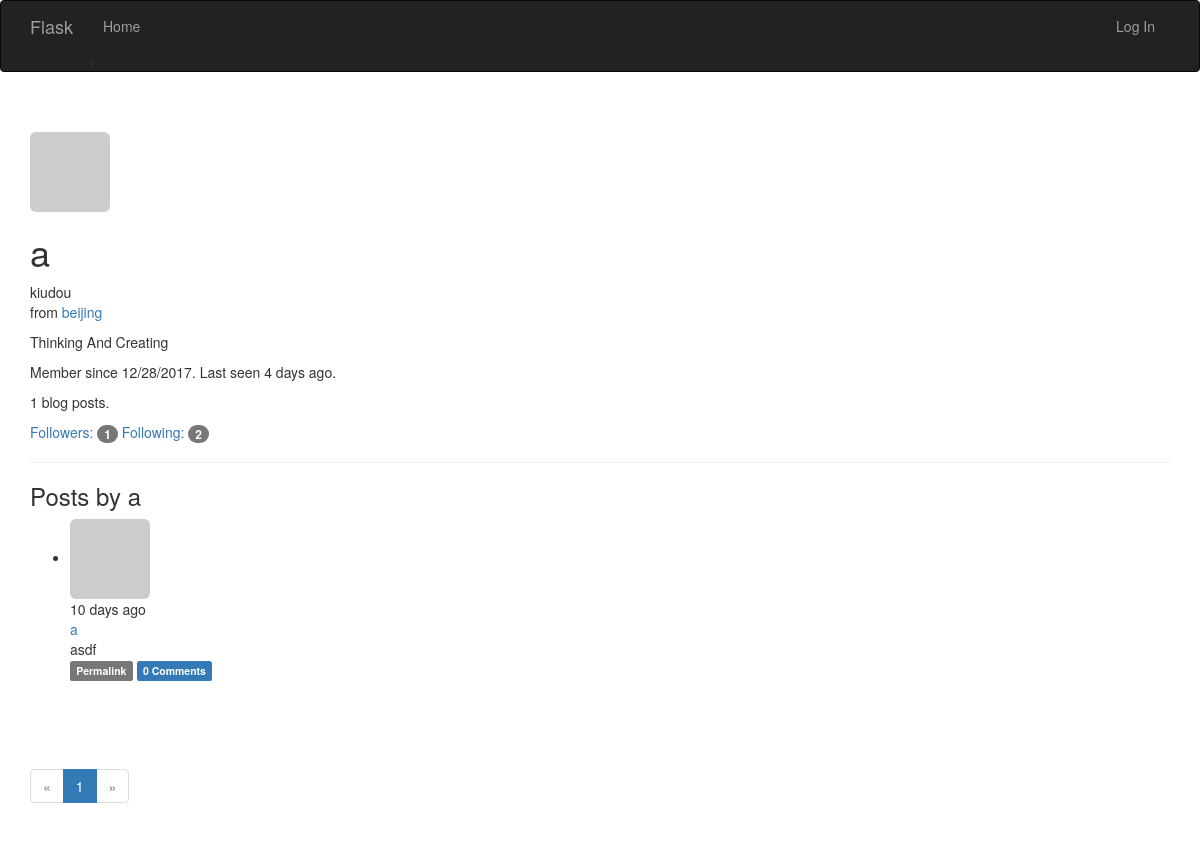
/user/a, run on an earlier commit of the app's database.
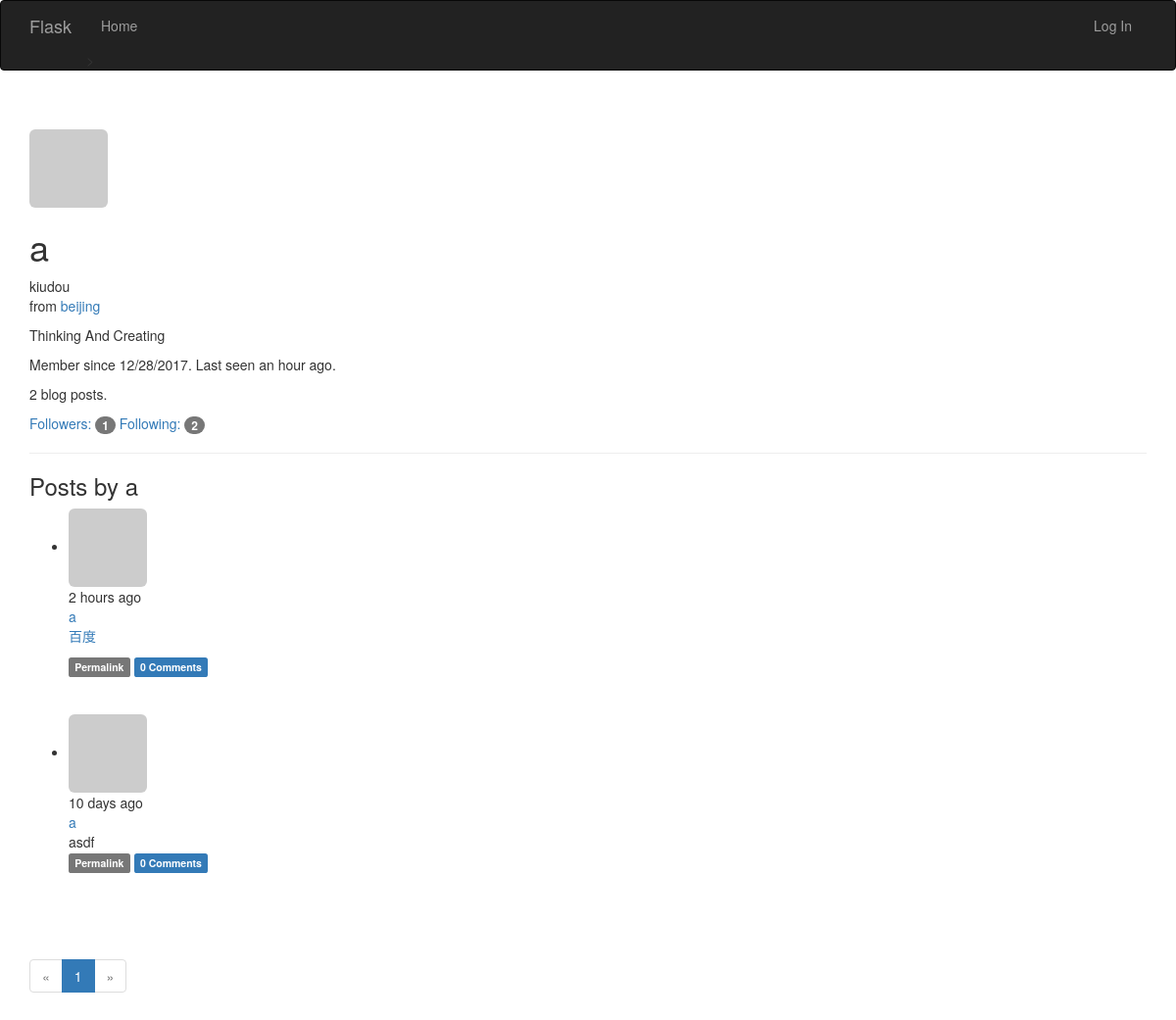
And on a later commit of the database.
### app/models.py (models this page shows, shortened)
class User(UserMixin, db.Model): #UserMixin包含p82页的方法的默认实现
    __tablename__ = 'users'
    id = db.Column(db.Integer, primary_key=True)
    email = db.Column(db.Integer, unique=True, index=True)
    username = db.Column(db.String(64), unique=True, index=True)
    role_id = db.Column(db.Integer, db.ForeignKey('roles.id'))
    password_hash = db.Column(db.String(128))
    confirmed = db.Column(db.Boolean, default=False)
    name = db.Column(db.String(64)) #真是姓名
    location = db.Column(db.String(64)) #所在地
    about_me = db.Column(db.Text()) #自我介绍，string和text的区别是后者不需要指定最大长度
    member_since = db.Column(db.DateTime(), default=datetime.utcnow) #注册日期
    last_seen = db.Column(db.DateTime(), default=datetime.utcnow) #最后访问时间
    avatar_hash = db.Column(db.String(32)) #使用缓存的MD5散列值生成Gravatar URL
    posts = db.relationship('Post', backref='author', lazy='dynamic')
    followed = db.relationship('Follow',
                               foreign_keys=[Follow.follower_id],
                               backref=db.backref('follower',lazy='joined'), #回引Follow模型
                               lazy='dynamic',
                               cascade='all, delete-orphan')
    followers = db.relationship('Follow',
                               foreign_keys=[Follow.followed_id],
                               backref=db.backref('followed',lazy='joined'), #joined，立即从联结查询中加载相关对象
                               lazy='dynamic',
                               cascade='all, delete-orphan')
    comments = db.relationship('Comment', backref='author', lazy='dynamic')
    """
    计算密码散列值的函数通过名为password的只写属性实现。
    如果试图读取password属性的值，会返回错误，
    因为生成散列值后就无法还原成原来的密码了
    """
    @property
    def password(self):
        raise AttributeError('password is not a readable attribute')
    def gravatar(self, size=100, default='identicon', rating='g'): #构建gravatar URL,用于生成头像
        if request.is_secure:
            url = 'https://secure.gravatar.com/avatar'
        else:
            url = 'https://www.gravatar.com/avatar'
        hash = hashlib.md5(self.email.encode('utf-8')).hexdigest()
        return '{url}/{hash}?s={size}&d={default}&r={rating}'.format(
            url=url, hash=hash, size=size, default=default, rating=rating)

class Post(db.Model): #文章模型
    __tablename__ = 'posts'
    id = db.Column(db.Integer, primary_key=True)
    body = db.Column(db.Text)
    timestamp = db.Column(db.DateTime, index=True, default=datetime.utcnow)
    author_id = db.Column(db.Integer, db.ForeignKey('users.id'))
    body_html = db.Column(db.Text)
    comments = db.relationship('Comment', backref='post', lazy='dynamic')

### app/main/views.py (the view)
@main.route('/user/<username>')
def user(username):
    user = User.query.filter_by(username=username).first_or_404()
    page = request.args.get('page', 1, type=int)
    pagination = user.posts.order_by(Post.timestamp.desc()).paginate(
        page, per_page=20,error_out=False)
    posts = pagination.items
    return render_template('user.html', user=user, posts=posts, pagination=pagination)

### app/auth/views.py (called while the page is built)
@auth.before_app_request
def before_request():
    if current_user.is_authenticated:
        current_user.ping()
        if not current_user.confirmed and request.endpoint[:5] != 'auth.':
            return redirect(url_for('auth.unconfirmed'))

### app/main/__init__.py (called while the page is built)
@main.app_context_processor
def inject_permissions():
    return dict(Permission=Permission)

### app/models.py (called while the page is built)
    def can(self, permissions):
       return False

    def is_administrator(self):
        return False

### app/templates/user.html (shortened to what this page needs)
{% extends "base.html" %}
{% import "_macros.html" as macros %}
{% block page_content %}
<div class="page-header">
    <img class="img-rounded profile-thumbnail" src="{{ user.gravatar(size=256) }}">
    <div class="profile-header">
        <h1>{{ user.username }}</h1>
        {% if user.name or user.location %}
        <p>
            {% if user.name %}{{ user.name }}<br>{% endif %}
            {% if user.location %}
                from <a href="http://maps.google.com/?q={{ user.location }}">{{ user.location }}</a><br>
            {% endif %}
        </p>
        {% endif %}
        {% if user.about_me %}<p>{{ user.about_me }}</p>{% endif %}
        <p>Member since {{ moment(user.member_since).format('L') }}. Last seen {{ moment(user.last_seen).fromNow() }}.</p>
        <p>{{ user.posts.count() }} blog posts.</p>
        <p>
            <a href="{{ url_for('.followers', username=user.username) }}">Followers: <span class="badge">{{ user.followers.count() }}</span></a>
            <a href="{{ url_for('.followed_by', username=user.username) }}">Following: <span class="badge">{{ user.followed.count() }}</span></a>
        </p>
    </div>
</div>
<h3>Posts by {{ user.username }}</h3>
{% include '_post.html' %}
{% if pagination %}
<div class="pagination">
    {{ macros.pagination_widget(pagination, '.user', username=user.username) }}
</div>
{% endif %}
{% endblock %}

### app/templates/base.html (shortened to what this page needs)
{% extends "bootstrap/base.html" %}
{% block head %}
{{ super()}}
{% endblock %}
{% block navbar%}
<div class="navbar navbar-inverse" role="navigation">
	<div class="container">
		<div class="navbar-header">
			<a class="navbar-brand" href="{{ url_for('main.index') }}">Flask</a>
		</div>
		<div class="navbar-collapse collapse">
			<ul class="nav navbar-nav">
				<li><a href="{{ url_for('main.index') }}">Home</a>></li>
			</ul>
			<ul class="nav navbar-nav navbar-right">
				{% if current_user.is_authenticated %}
				<li><a href="{{ url_for('auth.logout')}}">Log Out</a></li>
				{% else %}
				<li><a href="{{ url_for('auth.login')}}">Log In</a></li>
				{% endif %}
			</ul>
		</div>
	</div>
</div>
{% endblock %}
{% block content%}
<div class="container">
	{% block page_content %}{% endblock %}
</div>
{% endblock %}

### app/templates/_macros.html
{% macro pagination_widget(pagination, endpoint) %}
<ul class="pagination">
    <li{% if not pagination.has_prev %} class="disabled"{% endif %}>
        <a href="{% if pagination.has_prev %}{{ url_for(endpoint, page=pagination.prev_num, **kwargs) }}{% else %}#{% endif %}">
            &laquo;
        </a>
    </li>
    {% for p in pagination.iter_pages() %}
        {% if p %}
            {% if p == pagination.page %}
            <li class="active">
                <a href="{{ url_for(endpoint, page = p, **kwargs) }}">{{ p }}</a>
            </li>
            {% else %}
            <li>
                <a href="{{ url_for(endpoint, page = p, **kwargs) }}">{{ p }}</a>
            </li>
            {% endif %}
        {% else %}
        <li class="disabled"><a href="#">&hellip;</a></li>
        {% endif %}
    {% endfor %}
    <li{% if not pagination.has_next %} class="disabled"{% endif %}>
        <a href="{% if pagination.has_next %}{{ url_for(endpoint, page=pagination.next_num, **kwargs) }}{% else %}#{% endif %}">
            &raquo;
        </a>
    </li>
</ul>
{% endmacro %}

### app/templates/_post.html (shortened to what this page needs)
<ul class="posts">
    {% for post in posts %}
    <li class="post">
        <div class="post-thumbnail">
            <a href="{{ url_for('.user', username=post.author.username) }}">
                <img class="img-rounded profile-thumbnail" src="{{ post.author.gravatar(size=40) }}">
            </a>
        </div>
        <div class="post-content">
            <div class="post-date">{{ moment(post.timestamp).fromNow() }}</div>
            <div class="post-author"><a href="{{ url_for('.user', username=post.author.username) }}">{{ post.author.username }}</a></div>
            <div class="post-body">
                {% if post.body_html %}
                    {{ post.body_html | safe }}
                {% else %}
                    {{ post.body }}
                {% endif %}
            </div>
            <div class="post-footer">
                <a href="{{ url_for('.post', id=post.id) }}">
                    <span class="label label-default">Permalink</span>
                </a>
                <a href="{{ url_for('.post', id=post.id) }}#comments">
                    <span class="label label-primary">{{ post.comments.count() }} Comments</span>
                </a>
            </div>
        </div>
    </li>
    <br>
    <br>
    {% endfor %}
</ul>

What changed in the data, as far as the page shows it:
changed User "kiudou": last_seen "4 days ago" → "an hour ago"
added Post: timestamp "2 hours ago", author.username "a", body_html "百度", comments.count "0"
Also different on the page:
{{ user.posts.count() }}: "1" → "2"
